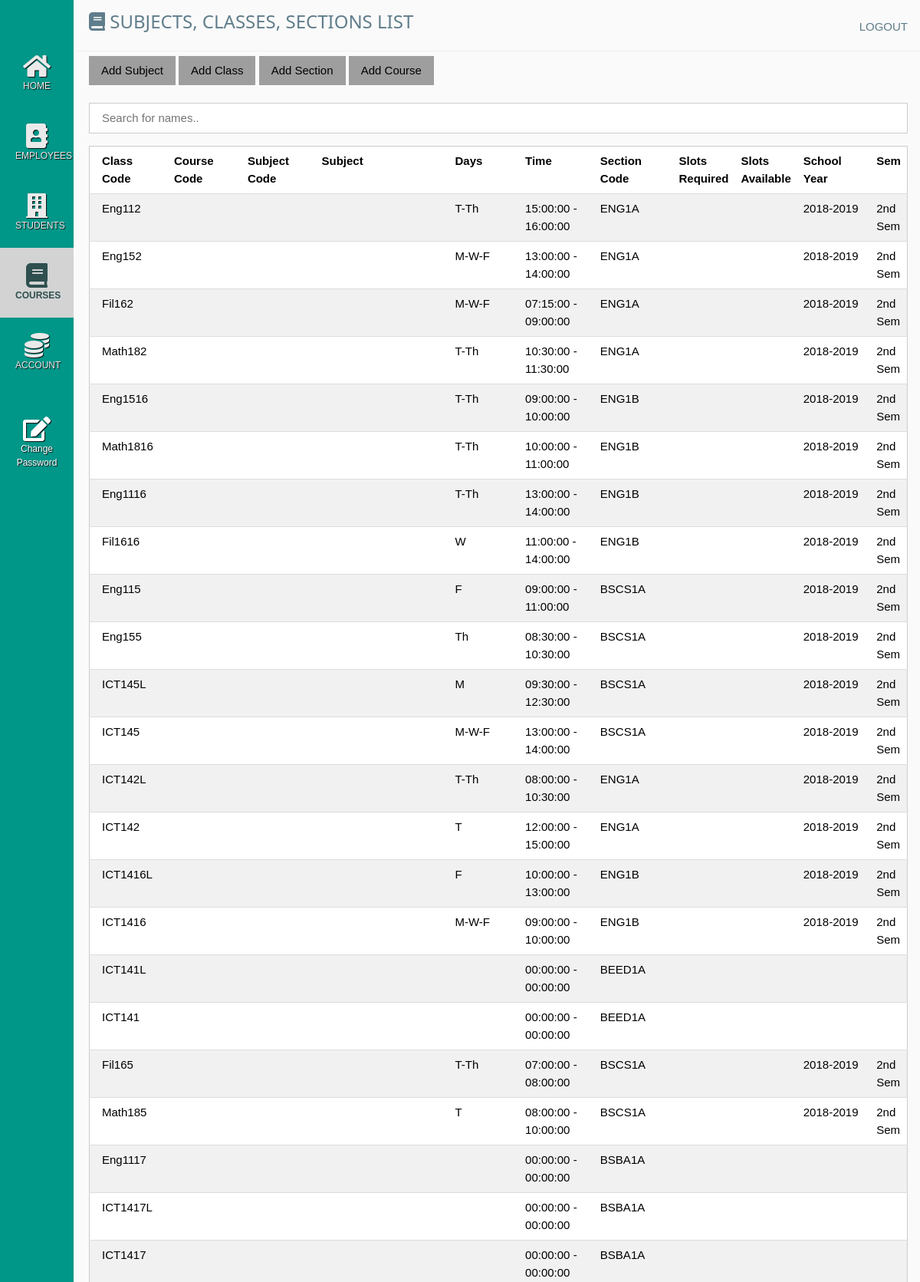
Screenshot of /admin/subjects.php (upper part) with the database file from the repository.
### tables this page shows
CREATE TABLE `classes` (
  `id` int(11) NOT NULL,
  `class_code` varchar(8) NOT NULL,
  `section_code` varchar(8) NOT NULL,
  `subject_id` varchar(8) NOT NULL,
  `school_year` varchar(11) NOT NULL,
  `sem` varchar(15) NOT NULL,
  `sched_day` varchar(50) NOT NULL,
  `sched_time_start` time NOT NULL,
  `sched_time_end` time NOT NULL,
  `room` varchar(15) NOT NULL,
  `status` varchar(8) NOT NULL,
  `slots` varchar(2) NOT NULL
);

### methods/admin-class-lists.php (the view, shortened to what this page needs)
<?php
require('../app/config/connect.php');
$sql = "SELECT * FROM classes";
$query = $conn->prepare($sql);
$query->execute();
?>
<!DOCTYPE html>
<html lang="en">
<head>
</head>
<body>
    <div id="test-list">
    <input class="w3-input w3-border w3-padding" type="text" placeholder="Search for names.." id="searchClass" onkeyup="myFunction()">
        <table class="w3-table-all w3-margin-top list" id="classTable">
            <tr>
            <th style="width:10%;">Class Code</th>
            <th style="width:10%;">Course Code</th>
            <th style="width:10%;">Subject Code</th>
            <th style="width:20%;">Subject</th>
            <th style="width:10%;">Days</th>
            <th style="width:10%;">Time</th>
            <th style="width:10%;">Section Code</th>
            <th style="width:5%;">Slots Required</th>
            <th style="width:5%;">Slots Available</th>
            <th style="width:10%;">School Year</th>
            <th style="width:10%;">Sem</th>
            </tr>
        <?php
            while($row = $query->fetch(PDO::FETCH_ASSOC)){
                $subject_id = $row['subject_code'];
                $get_subject = "SELECT * FROM subjects WHERE subject_code=?";
                $subject_query = $conn->prepare($get_subject);
                $subject_query->execute(array($subject_id));
                $row2 = $subject_query->fetch(PDO::FETCH_ASSOC)
        ?>
            <tr class="name">
            <td><?php echo $row['class_code']; ?></td>
            <td><?php echo $row2['course_code']; ?></td>
            <td><?php echo $row['subject_code']; ?></td>
            <td><?php echo strtoupper($row2['subject']) ?></td>
            <td><?php echo $row['sched_day']; ?></td>
            <td><?php echo $row['sched_time_start']." - ".$row['sched_time_end']; ?></td>
            <td><?php echo $row['section_code']; ?></td>
            <td><?php echo $row['slot_req']; ?></td>
            <td><?php echo $row['slot_avail']; ?></td>
            <td><?php echo $row['school_year']; ?></td>
            <td><?php echo $row['sem']; ?></td>
            </tr>
        <?php } ?>
        </table>
    </div>
</body>
</html>

### methods/admin-class-lists.php (style rules this page uses)
* { margin: 0; padding: 0; }
body { background-color: #fafafa; }

### rows the page displays
classes: class_code "Eng112", sched_day "T-Th", sched_time_start "15:00:00", sched_time_end "16:00:00", section_code "ENG1A", school_year "2018-2019", sem "2nd Sem"
classes: class_code "Eng152", sched_day "M-W-F", sched_time_start "13:00:00", sched_time_end "14:00:00", section_code "ENG1A", school_year "2018-2019", sem "2nd Sem"
classes: class_code "Fil162", sched_day "M-W-F", sched_time_start "07:15:00", sched_time_end "09:00:00", section_code "ENG1A", school_year "2018-2019", sem "2nd Sem"
classes: class_code "Math182", sched_day "T-Th", sched_time_start "10:30:00", sched_time_end "11:30:00", section_code "ENG1A", school_year "2018-2019", sem "2nd Sem"
classes: class_code "Eng1516", sched_day "T-Th", sched_time_start "09:00:00", sched_time_end "10:00:00", section_code "ENG1B", school_year "2018-2019", sem "2nd Sem"
classes: class_code "Math1816", sched_day "T-Th", sched_time_start "10:00:00", sched_time_end "11:00:00", section_code "ENG1B", school_year "2018-2019", sem "2nd Sem"
classes: class_code "Eng1116", sched_day "T-Th", sched_time_start "13:00:00", sched_time_end "14:00:00", section_code "ENG1B", school_year "2018-2019", sem "2nd Sem"
classes: class_code "Fil1616", sched_day "W", sched_time_start "11:00:00", sched_time_end "14:00:00", section_code "ENG1B", school_year "2018-2019", sem "2nd Sem"
classes: class_code "Eng115", sched_day "F", sched_time_start "09:00:00", sched_time_end "11:00:00", section_code "BSCS1A", school_year "2018-2019", sem "2nd Sem"
classes: class_code "Eng155", sched_day "Th", sched_time_start "08:30:00", sched_time_end "10:30:00", section_code "BSCS1A", school_year "2018-2019", sem "2nd Sem"
classes: class_code "ICT145L", sched_day "M", sched_time_start "09:30:00", sched_time_end "12:30:00", section_code "BSCS1A", school_year "2018-2019", sem "2nd Sem"
classes: class_code "ICT145", sched_day "M-W-F", sched_time_start "13:00:00", sched_time_end "14:00:00", section_code "BSCS1A", school_year "2018-2019", sem "2nd Sem"
classes: class_code "ICT142L", sched_day "T-Th", sched_time_start "08:00:00", sched_time_end "10:30:00", section_code "ENG1A", school_year "2018-2019", sem "2nd Sem"
classes: class_code "ICT142", sched_day "T", sched_time_start "12:00:00", sched_time_end "15:00:00", section_code "ENG1A", school_year "2018-2019", sem "2nd Sem"
classes: class_code "ICT1416L", sched_day "F", sched_time_start "10:00:00", sched_time_end "13:00:00", section_code "ENG1B", school_year "2018-2019", sem "2nd Sem"
classes: class_code "ICT1416", sched_day "M-W-F", sched_time_start "09:00:00", sched_time_end "10:00:00", section_code "ENG1B", school_year "2018-2019", sem "2nd Sem"
classes: class_code "ICT141L", sched_time_start "00:00:00", sched_time_end "00:00:00", section_code "BEED1A"
classes: class_code "ICT141", sched_time_start "00:00:00", sched_time_end "00:00:00", section_code "BEED1A"
classes: class_code "Fil165", sched_day "T-Th", sched_time_start "07:00:00", sched_time_end "08:00:00", section_code "BSCS1A", school_year "2018-2019", sem "2nd Sem"
classes: class_code "Math185", sched_day "T", sched_time_start "08:00:00", sched_time_end "10:00:00", section_code "BSCS1A", school_year "2018-2019", sem "2nd Sem"
classes: class_code "Eng1117", sched_time_start "00:00:00", sched_time_end "00:00:00", section_code "BSBA1A"
classes: class_code "ICT1417L", sched_time_start "00:00:00", sched_time_end "00:00:00", section_code "BSBA1A"
classes: class_code "ICT1417", sched_time_start "00:00:00", sched_time_end "00:00:00", section_code "BSBA1A"
